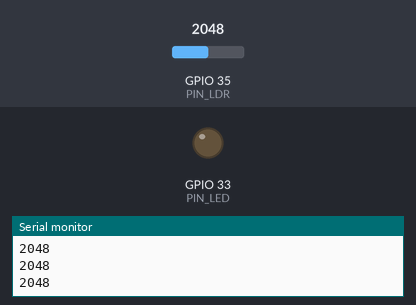
The sketch below on a simulated ESP32. Shown: output pins drawn as LEDs (lit = HIGH), the last lines printed to the serial monitor. Inputs (shaded band) come from the test bench; at power-on: GPIO 35 (PIN_LDR) = 2048.

Above: at 1.2 s.
1.3 s: GPIO 35 (PIN_LDR) set to 439
2.8 s: GPIO 35 (PIN_LDR) set to 381
At 4.0 s:
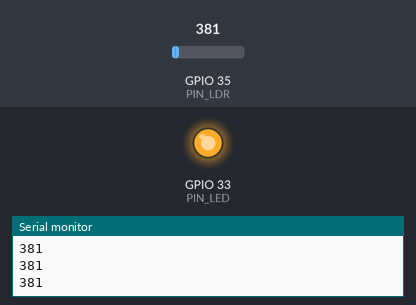
4.3 s: GPIO 35 (PIN_LDR) set to 491
At 5.5 s:
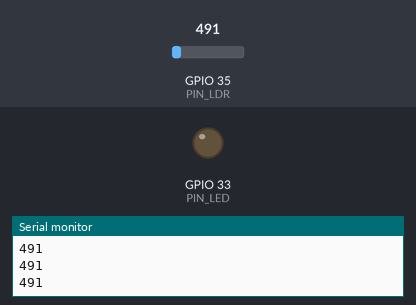
5.8 s: GPIO 35 (PIN_LDR) set to 0
At 6.8 s:
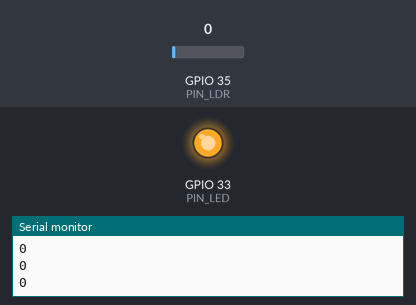
Timing chart, 0 to 8.3 s (numbered marks = the images above; inputs shaded):
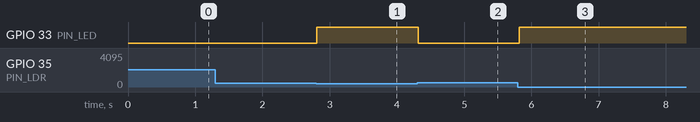

The sketch:

LDR.ino
```cpp
#define PIN_LED 33
#define PIN_LDR 35
#define THRLD 400

void setup() {
  Serial.begin(115200);
  pinMode(PIN_LED,OUTPUT);
}

void loop() {
  int ldr_signal = analogRead(PIN_LDR);

  if(ldr_signal > THRLD){
    digitalWrite(PIN_LED,LOW);
  }
  else{
    digitalWrite(PIN_LED,HIGH);
  }

  Serial.println(ldr_signal);
  delay(50);
}
```

Measured:
- the behaviour switches between 401 and 400 on GPIO 35 (PIN_LDR) (found by bisection; images 0 and 1)
- after the input at 2.8 s, GPIO 33 (PIN_LED): LOW → HIGH at once
- after the input at 4.3 s, GPIO 33 (PIN_LED): HIGH → LOW at once
- after the input at 5.8 s, GPIO 33 (PIN_LED): LOW → HIGH at once
